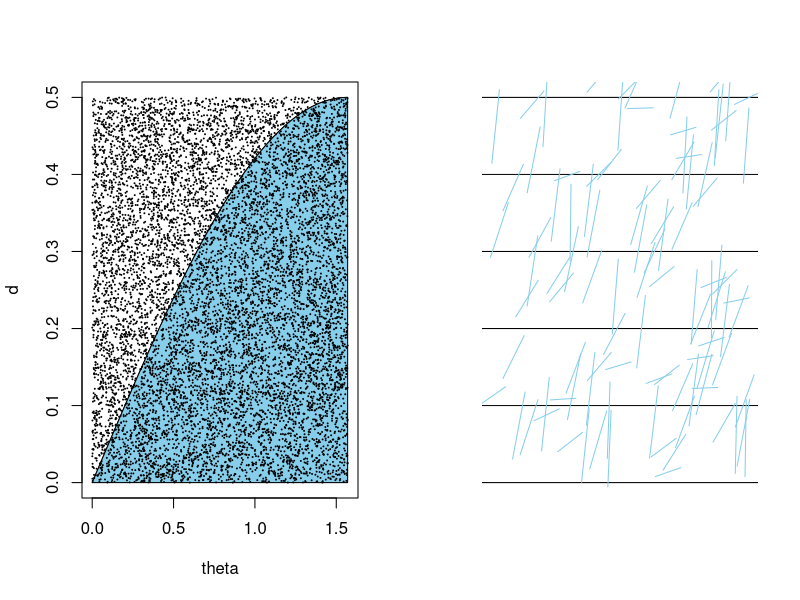

Reproduce this figure in R.

#' Example 2.3 BuffonsNeedle
#' This program will estimate the area of the
#' region E under the curve y=x^2 in the unit square

n = 10000 # the number of experiments
cross_num = 0 # the number of needles crossing a line
theta_data = rep(0, n) # angle of needles
ddata = rep(0, n) # the distance from the center of needle to the nearest lines
xdata = rep(0, n) # x value of points
ydata = rep(0, n) # y value of points
for (i in 1:n) {
  # plot a point on unit square at random
  t = runif(1) * 0.5 * pi
  d = runif(1) * 0.5
  if (d / sin(t) < 1 / 2) {
    cross_num = cross_num + 1
  }
  theta_data[i] = t
  ddata[i] = d
  xdata[i] = runif(1) * 10
  ydata[i] = runif(1) * 5
}

theta = seq(0, pi / 2, 0.001)
d = 0.5 * sin(theta)
pt = c(theta, rev(theta))
pd = c(rep(0, length(theta)), rev(d))

par(mfrow=c(1, 2))
plot(theta, d, type='l', xlim=c(0, pi/2), ylim=c(0, 1/2))
polygon(pt, pd, col='skyblue')
points(theta_data, ddata, cex=.01)

plot(1, type='n', xlab='', ylab='', axes=F, xlim=c(0, 10), ylim=c(0, 5))
for (i in 0:5) {
  abline(h=i, v=-1)
}

for (i in seq(1, n, 100)) {
  x = xdata[i]
  y = ydata[i]
  t = theta_data[i]
  d = ddata[i]
  lines(c(x - 0.5*cos(t), x + 0.5*cos(t)),
        c(y + d - 0.5*sin(t), y + d + 0.5*sin(t)),
        col='skyblue')
}

cat('Estimate of area is ', cross_num / n)
